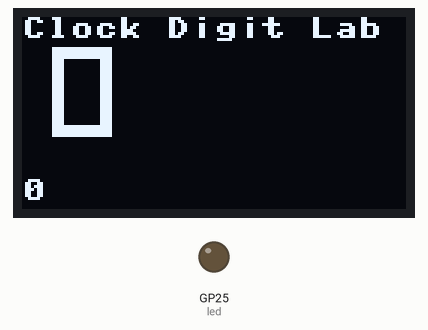
Simulated run of this program. Board: Raspberry Pi Pico running MicroPython. Parts: 128×64 one-colour display, output pins drawn as LEDs (lit = HIGH). Library files of the repository ran but are not shown: ssd1306.py; pins used as bus, display or sensor lines are not drawn.

Above: at 0.1 s.
At 1.1 s:
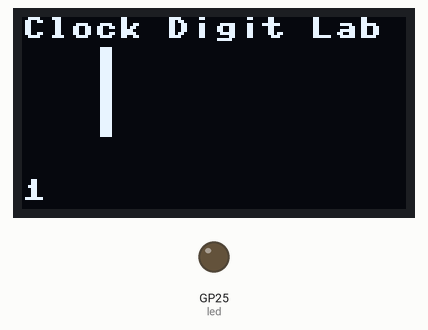
At 2.1 s:
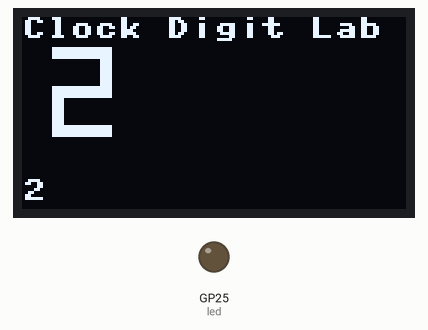
At 4.1 s:
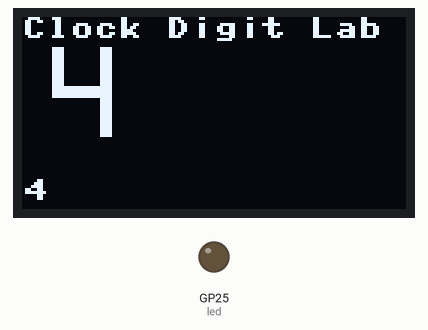
At 6.1 s:
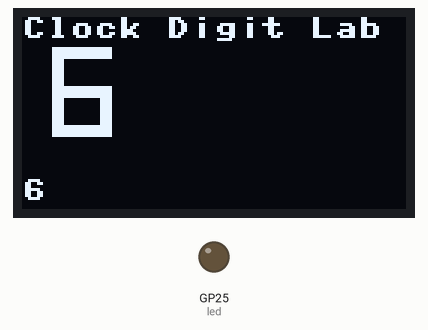
At 9.1 s:
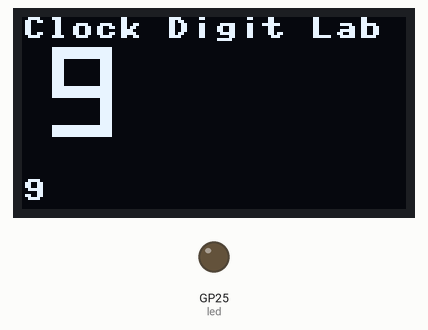

Measured:
- by itself, everything shown: repeats every 10.0 s, in 10 steps
- what the display in image 0 shows lasts 1.0 s, from 0.0 s to 1.0 s

The program:

10-clock-digits.py
```python
# Lab 10: clock digits
import machine
import utime
import ssd1306
from utime import sleep, localtime
led = machine.Pin(25, machine.Pin.OUT)

SCL=machine.Pin(2) # SPI CLock
SDA=machine.Pin(3) # SPI Data
spi=machine.SPI(0, sck=SCL, mosi=SDA, baudrate=100000)

RES = machine.Pin(4)
DC = machine.Pin(5)
CS = machine.Pin(6)

oled = ssd1306.SSD1306_SPI(128, 64, spi, DC, RES, CS)

segmentMapping = [
  #a, b, c, d, e, f, g
  [1, 1, 1, 1, 1, 1, 0], # 0
  [0, 1, 1, 0, 0, 0, 0], # 1
  [1, 1, 0, 1, 1, 0, 1], # 2
  [1, 1, 1, 1, 0, 0, 1], # 3
  [0, 1, 1, 0, 0, 1, 1], # 4
  [1, 0, 1, 1, 0, 1, 1], # 5
  [1, 0, 1, 1, 1, 1, 1], # 6
  [1, 1, 1, 0, 0, 0, 0], # 7
  [1, 1, 1, 1, 1, 1, 1], # 8
  [1, 1, 1, 1, 0, 1, 1]  # 9
];


# x and y are upper-left-corner
# width and height are the dimensions of the digit
# thinkness is the width of the line segments
# color is 1 for white and 0 for black
def drawDigit(digit, x, y, width, height, thinkness, color):
  # get a list of the segments that are on for this digit
  segmentOn = segmentMapping[digit];

  # Draw the horizontal segments: top, bottem, middle
  for i in [0, 3, 6]:
    if (segmentOn[i]):
      if (i==0): # top
          yOffset = 0
      if (i==3):
          yOffset = height - thinkness # bottem element
      if (i==6):
          yOffset = height // 2 - thinkness // 2# bottum
      # oled.line(x - size, y+yOffset-size, x + size, y+yOffset-size, 1);
      oled.fill_rect(x, y+yOffset, width, thinkness, color)

  # Draw the vertical segments ur, lr, ll, ul
  for i in [1, 2, 4, 5]:
    if (segmentOn[i]) :
      # upper vertical lines
      if (i==1 or i==5):
          startY = y
          endY = y + height // 2
      # lower two vertical lines (2=lower right and 4=lower left)
      if (i==2 or i==4):
          startY = y + height // 2
          endY = y + height
      if (i==4 or i==5): xOffset = 0
      if (i==1 or i==2): xOffset = width-thinkness

      oled.fill_rect(x+xOffset, startY, thinkness, endY-startY, color)

def update_screen(digit_val):
    oled.fill(0)
    oled.text('Clock Digit Lab', 0, 0, 1)
    drawDigit(digit_val, 10, 10, 20, 30, 4, 1)
    oled.text(str(digit_val), 0, 54, 1)
    oled.show()

counter = 0
while True:
    update_screen(counter)
    sleep(1)
    counter += 1
    if counter > 9:
        counter = 0
```
